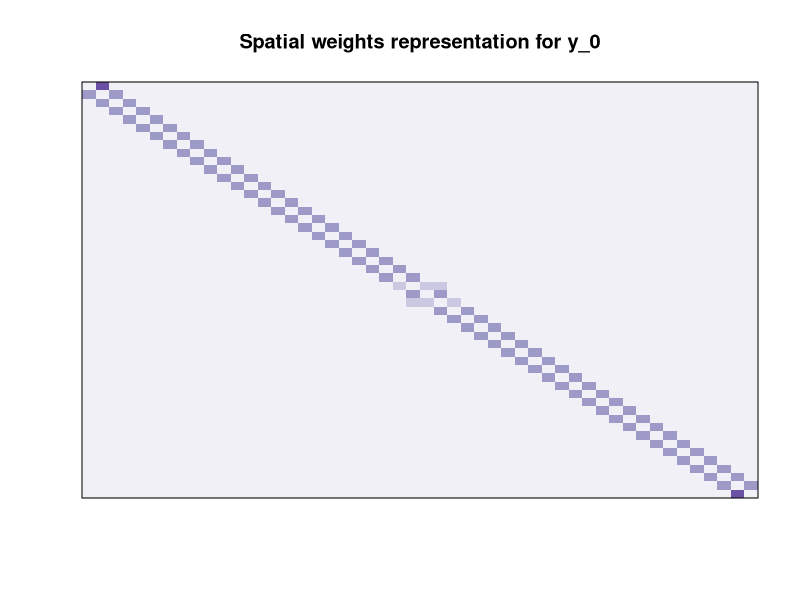
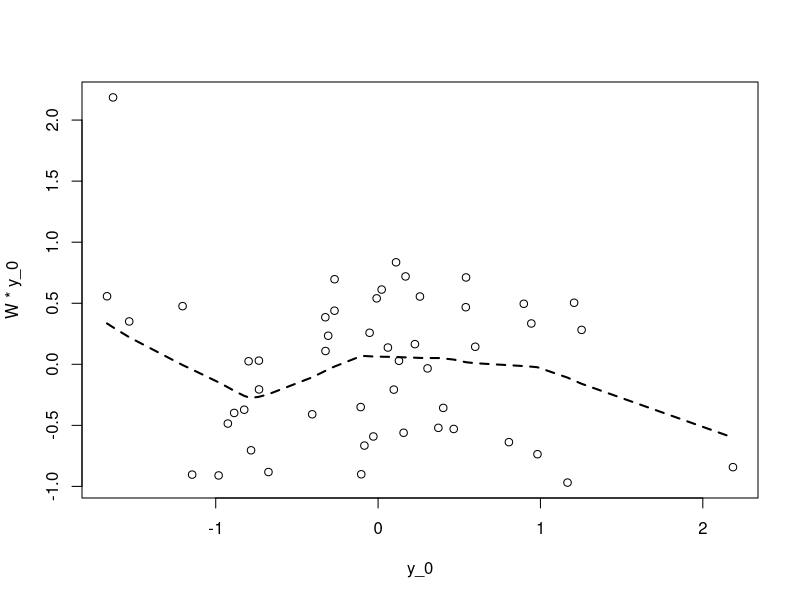

Here is the R script that generated these plots, in order:
library(sna)
library(RColorBrewer)
library(mvtnorm)
library(spatialreg)
library(spdep)




set.seed(743435)




function_01 <- function(n) {
  
  B <- matrix(0, n, n)
  
  B[1, 2] <- 1
  B[n, n-1] <- 1
  
  for (i in 2:(n-1)) {
    
    B[i, i-1] <- 1
    B[i, i+1] <- 1
    
  }
  
  return(B)
  
}

function_02 <- function(data, index, deviate) {
  
  y <- data
  
  y[index] <- y[index] + deviate
  
  return(y)
  
}

# function_mvnd <- function(x, p, mu, Sigma) {
#   
#   f <- exp(-0.5 * t(x - mu) %*% solve(Sigma) %*% (x - mu))
#   f <- f / ((2 * pi)^(p / 2) * det(Sigma)^0.5)
#   
#   return(f)
#   
# }







n <- 50
B <- function_01(n)
B[24, 26] = 1
B[26, 24] = 1
W <- sna::make.stochastic(dat = B, mode = "row")

image(1:n, 1:n, t(W[, n:1]),
      breaks = c(0, 0.1, 0.4, 0.6, 1),
      col = RColorBrewer::brewer.pal(4, "Purples"),
      main = "Spatial weights representation for y_0",
      axes = FALSE,
      xlab = "", ylab = "")
box()

p <- 1
X <- mvtnorm::rmvnorm(n = n, mean = rep(0, p), sigma = diag(p))

rho_0 <- -0.1
A_0 <- spatialreg::invIrW(x = W, rho = rho_0)

sigma2_0 <- 0.5
e_0 <- rnorm(n, 0, sqrt(sigma2_0))

beta_0 <- rep(0.5, p)
y_0 <- A_0 %*% X %*% beta_0 + A_0 %*% e_0

W.listw <- spdep::mat2listw(x = W)
plot(y_0, lag(W.listw, y_0),
     xlab = "y_0", ylab = "W * y_0")
lines(lowess(y_0, lag(W.listw, y_0)),
      lty = 2, lwd = 2)
